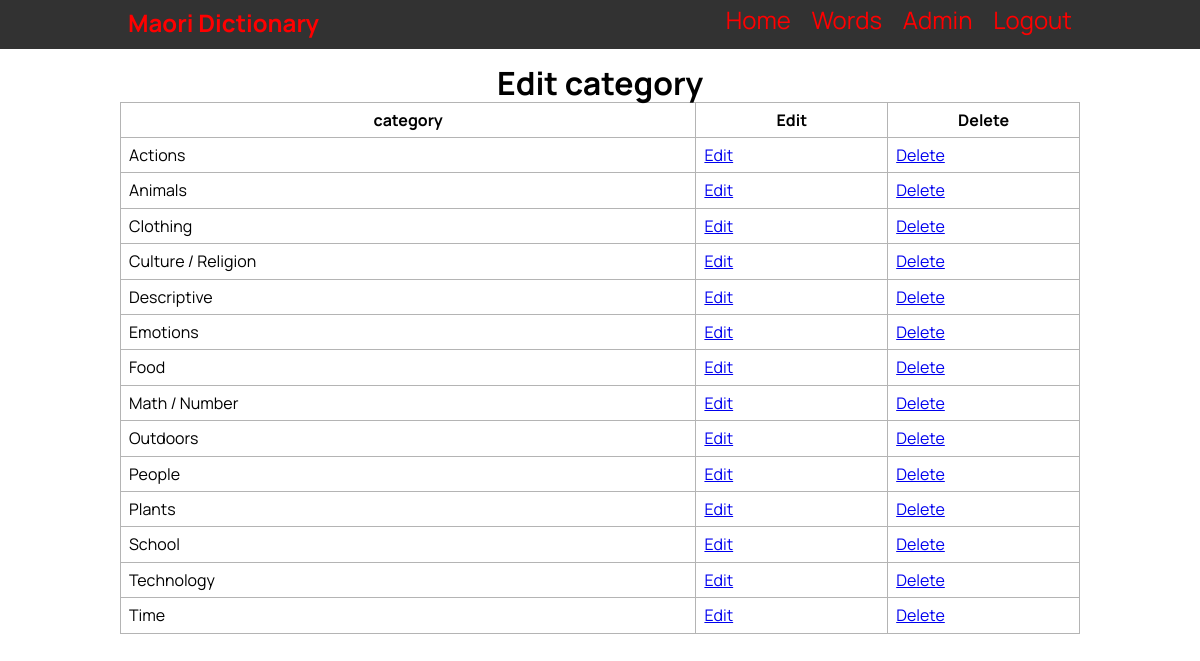
/category_list (signed in), run on the app's committed database.
### tables this page shows
CREATE TABLE category
(
	id integer
		constraint category_pk
			primary key autoincrement,
	name varchar(30)
);

### app.py (the view)
@app.route('/category_list')
def render_category_list():
    if not is_admin():
        return redirect('/')
    con = create_connection(DATABASE)
    cur = con.cursor()
    query = "SELECT * FROM category"
    cur.execute(query)
    categories = cur.fetchall()
    con.close()
    category_list = reformat_category_list(categories)
    return render_template('filter_list.html', page_name='Category List', logged_in=is_logged_in(), admin=is_admin(), filter_list=category_list, type='category')

### app.py (called while the page is built)
def create_connection(db_file):
    try:
        connection = sqlite3.connect(db_file)
        return connection
    except Error as e:
        print(e)
    return None

def is_logged_in():
    if session.get('email') is None:
        return False
    else:
        return True

def is_admin():
    if is_logged_in():
        if session.get('role') == "Teacher" or session.get('role') == "Admin":
            return True
        else:
            return False
    else:
        return False

def reformat_category_list(categories):
    category_list = []
    for category in categories:
        category = (category[0], str(category[1]).title())
        category_list.append(category)
    return category_list

### templates/filter_list.html
{% extends "base.html" %}
{% block pageheading %}Edit {{type}}{% endblock %}
{% block main %}
<table id="list">
  <tr>
    <th style="width:60%">{{type}}</th>
    <th style="width:20%">Edit</th>
    <th style="width:20%">Delete</th>
  </tr>
  {% for filter in filter_list %}
    <tr>
      <td>{{ filter[1] }}</a></td>
      <td><a href="/individual_{{type}}/edit_{{type}}/{{ filter[0] }}">Edit</a></td>
      <td><a href="/individual_{{type}}/delete_{{type}}/{{ filter[0] }}">Delete</a></td>
    </tr>
  {% endfor %}
</table>
{% endblock %}

### static/MDW.css (style rules this page uses)
* { font-family: 'Manrope', sans-serif; padding: 0; margin: 0; box-sizing: border-box; }
body { background-color: rgb(255, 255, 255); }
table { font-family: Arial, Helvetica, sans-serif; border-collapse: collapse; width: 100%; }
td, th { border: 1px solid #b4b4b4; padding: 8px; }

### data on the page
category: name "Actions"
category: name "Animals"
category: name "Clothing"
category: name "Culture / Religion"
category: name "Descriptive"
category: name "Emotions"
category: name "Food"
category: name "Math / Number"
category: name "Outdoors"
category: name "People"
category: name "Plants"
category: name "School"
category: name "Technology"
category: name "Time"

### other printed values
{{ type }} "category"
